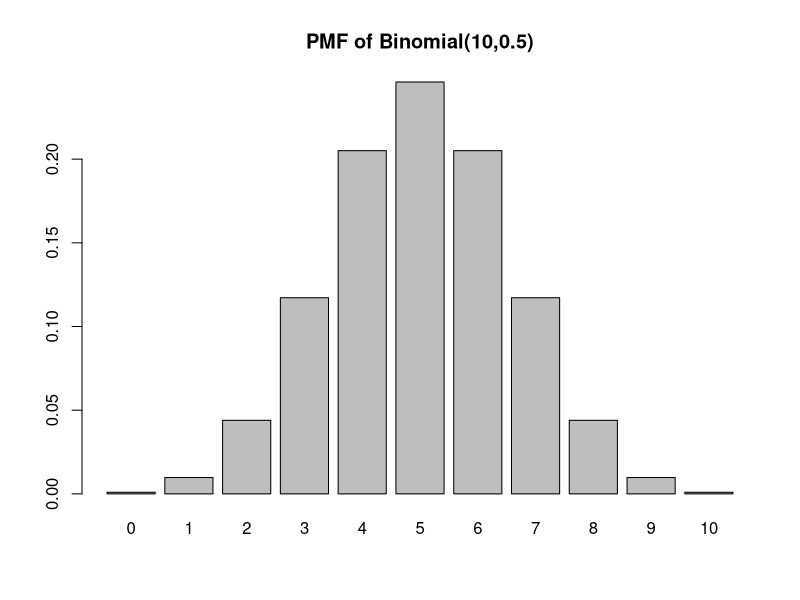

Here is the R script that generated this plot:
## ---- chunk 1
    3+6*8
## ---- chunk 2
    (3+6)*8
## ---- chunk 3
    set.seed(1)
    num_simulations = 10000
    numCoffee = rbinom(num_simulations, size=50, p=0.894)
    # check b
    mean(numCoffee)
    # check c
    sd(numCoffee)
    # check d
    mean(numCoffee == 48)
## ---- chunk 4
barplot(dbinom(0:10,10,.5),names.arg = 0:10, main="PMF of Binomial(10,0.5)")
## ---- chunk 5
set.seed(1)
num_simulations = 1e6 
num_bites_1st_hour <- rpois(num_simulations, lambda = 10)
# check a: P(X=0)=4.540e-05
mean(num_bites_1st_hour == 0)
# check b: P(10<X<=12)=0.2085
mean(num_bites_1st_hour > 10 & num_bites_1st_hour <= 12)
